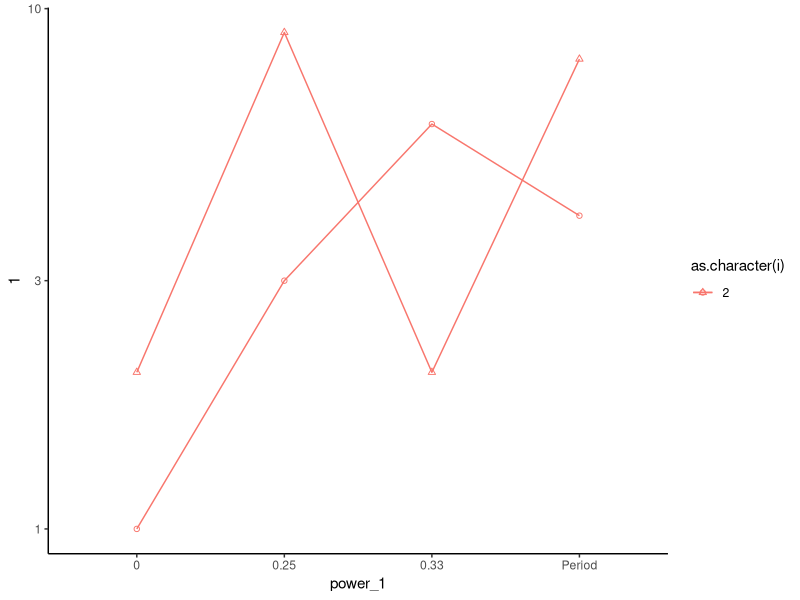
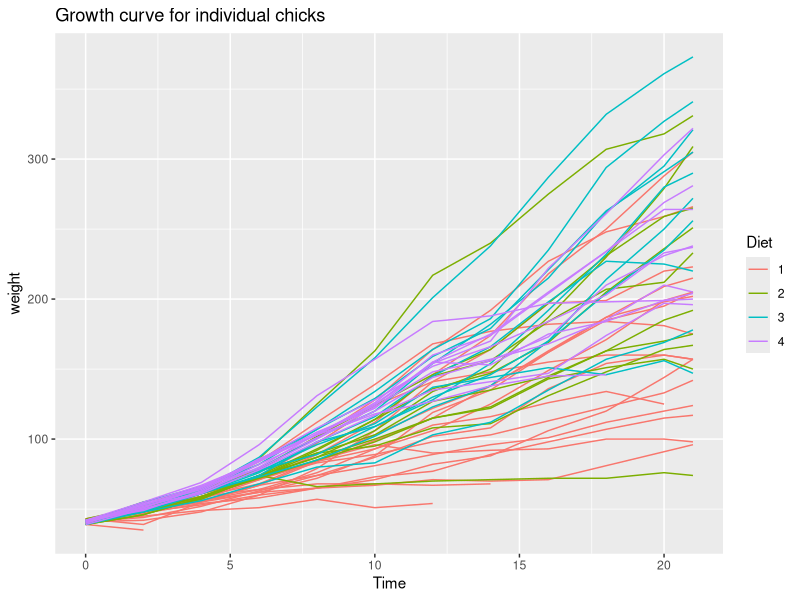

Reproduce these figures in R, in order.
library(ggplot2)

data <- data.frame("1" = c(1, 3, 6, 4), "2" = c(2, 9, 2, 8))
colnames(data) <- paste0("", c(1, 2))
data

power_1 <- factor(c(0, 0.25, 0.33, "Period"))
power_1

density_vs_power <- ggplot(data = as.data.frame(data))


# Loop to add geom_line layers for each column
for (i in 1:2) {
  density_vs_power <- density_vs_power +
    geom_line(aes(x = power_1, y = !!sym(as.character(i)), group = 1, color = as.character(i))) +
    geom_point(shape = i, aes(x = power_1, y = !!sym(as.character(i)), color = as.character(i)))
}

density_vs_power <- density_vs_power +
  scale_y_continuous(trans = "log10") +
  theme_classic()


density_vs_power

# Simple example
library(ggplot2)
ChickWeight


p1 <- ggplot(ChickWeight, aes(x=Time, y=weight, colour=Diet, group=Chick)) +
  geom_line() +
  ggtitle("Growth curve for individual chicks")
p1
